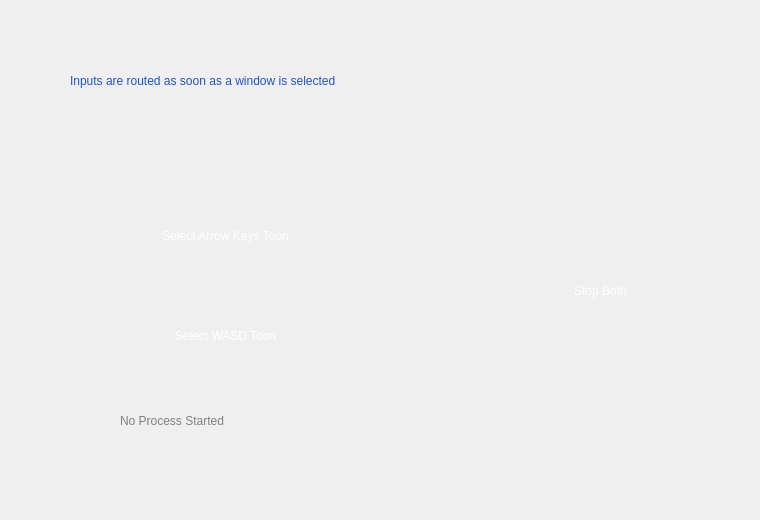
     <widget class="QWidget" name="dualToonPage">
      <widget class="QPushButton" name="start_arrowKeysBtn">
       <property name="geometry">
        <rect>
         <x>100</x>
         <y>190</y>
         <width>251</width>
         <height>91</height>
        </rect>
       </property>
       <property name="styleSheet">
        <string notr="true">QPushButton{
	background-color: qlineargradient(
    		spread:pad,
    		x1:0.5, y1:0,
    		x2:0.5, y2:1,
    		stop:0 #3768d8,
    		stop:1 #1f469f
	);
	border: 1px solid transparent;
	border-radius: 20px;
	color: white;
}

QPushButton:hover{
	background-color: qlineargradient(
    		spread:pad,
    		x1:0.5, y1:0,
    		x2:0.5, y2:1,
    		stop:0 rgba(29, 150, 231, 255),
    		stop:1 rgba(1, 115, 193, 255)
	);
	border: 1px solid transparent;
	color: white
}

QPushButton:pressed{
	background-color: qlineargradient(
    		spread:pad,
    		x1:0.5, y1:0,
    		x2:0.5, y2:1,
    		stop:0 rgba(20, 121, 190, 255),
    		stop:1 rgba(1, 85, 142, 255) 
	);
	border: 1px solid transparent;
	color: white
}</string>
       </property>
       <property name="text">
        <string>Select Arrow Keys Toon</string>
       </property>
      </widget>
      <widget class="QPushButton" name="stop_dualBtn">
       <property name="geometry">
        <rect>
         <x>500</x>
         <y>200</y>
         <width>201</width>
         <height>181</height>
        </rect>
       </property>
       <property name="styleSheet">
        <string notr="true">QPushButton{
	background-color: qlineargradient(
    		spread:pad,
    		x1:0.5, y1:0,
    		x2:0.5, y2:1,
    		stop:0 #d84445,
    		stop:1 #a42223
	);
	border: 1px solid transparent;
	border-radius: 25px;
	color: white;
}

QPushButton:hover{
	background-color: qlineargradient(
    		spread:pad,
    		x1:0.5, y1:0,
    		x2:0.5, y2:1,
    		stop:0 #ea9899,
    		stop:1 #db5152
	);
	border: 1px solid transparent;
	color: white
}

QPushButton:pressed{
	background-color: qlineargradient(
    		spread:pad,
    		x1:0.5, y1:0,
    		x2:0.5, y2:1,
    		stop:0 #971f20,
    		stop:1 #501011
	);
	border: 1px solid transparent;
	color: white
}</string>
       </property>
       <property name="text">
        <string>Stop Both</string>
       </property>
      </widget>
      <widget class="QPushButton" name="start_WASDBtn">
       <property name="geometry">
        <rect>
         <x>100</x>
         <y>290</y>
         <width>251</width>
         <height>91</height>
        </rect>
       </property>
       <property name="styleSheet">
        <string notr="true">QPushButton{
	background-color: qlineargradient(
    		spread:pad,
    		x1:0.5, y1:0,
    		x2:0.5, y2:1,
    		stop:0 #3768d8,
    		stop:1 #1f469f
	);
	border: 1px solid transparent;
	border-radius: 20px;
	color: white;
}

QPushButton:hover{
	background-color: qlineargradient(
    		spread:pad,
    		x1:0.5, y1:0,
    		x2:0.5, y2:1,
    		stop:0 rgba(29, 150, 231, 255),
    		stop:1 rgba(1, 115, 193, 255)
	);
	border: 1px solid transparent;
	color: white
}

QPushButton:pressed{
	background-color: qlineargradient(
    		spread:pad,
    		x1:0.5, y1:0,
    		x2:0.5, y2:1,
    		stop:0 rgba(20, 121, 190, 255),
    		stop:1 rgba(1, 85, 142, 255) 
	);
	border: 1px solid transparent;
	color: white
}</string>
       </property>
       <property name="text">
        <string>Select WASD Toon</string>
       </property>
      </widget>
      <widget class="QLabel" name="whichRunningLabel">
       <property name="geometry">
        <rect>
         <x>120</x>
         <y>400</y>
         <width>571</width>
         <height>41</height>
        </rect>
       </property>
       <property name="styleSheet">
        <string notr="true">QLabel {
    qproperty-alignment: 'AlignCenter';
	color: gray;
}</string>
       </property>
       <property name="text">
        <string>No Process Started</string>
       </property>
      </widget>
      <widget class="QLabel" name="dual_headerLabel">
       <property name="geometry">
        <rect>
         <x>70</x>
         <y>60</y>
         <width>681</width>
         <height>41</height>
        </rect>
       </property>
       <property name="styleSheet">
        <string notr="true">QLabel {
    qproperty-alignment: 'AlignCenter';
	color: #2153bf;
}</string>
       </property>
       <property name="text">
        <string>Inputs are routed as soon as a window is selected</string>
       </property>
      </widget>
      <widget class="QLabel" name="typingLabel">
       <property name="geometry">
        <rect>
         <x>120</x>
         <y>470</y>
         <width>571</width>
         <height>41</height>
        </rect>
       </property>
       <property name="styleSheet">
        <string notr="true">QLabel {
    qproperty-alignment: 'AlignCenter';
	color: red;
}</string>
       </property>
       <property name="text">
        <string/>
       </property>
      </widget>
     </widget>
